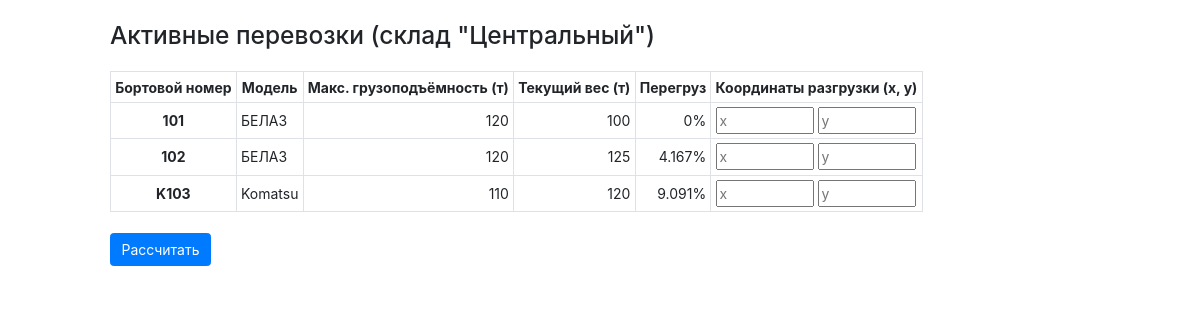
The page / on the database its author committed.
### app/models.py (models this page shows, shortened)
class Warehouse(models.Model):
    name = models.CharField('Название', max_length=255)
    polygon = models.TextField('Полигон (WKT)', blank=True, null=True)
    current_amount = models.IntegerField('Текущее кол-во руды (т)', blank=True, null=True)
    current_sio2 = models.IntegerField('Содержание SiO2 (%)', blank=True, null=True, validators=[MaxValueValidator(100)])
    current_fe = models.IntegerField('Содержание Fe (%)', blank=True, null=True, validators=[MaxValueValidator(100)])

class Shipping(models.Model):
    truck = models.ForeignKey(verbose_name='Самосвал', to=Truck, on_delete=models.RESTRICT)
    warehouse = models.ForeignKey(verbose_name='Склад', to=Warehouse, on_delete=models.RESTRICT)
    current_load = models.IntegerField('Текущая загрузка (т)', blank=True, null=True)
    current_sio2 = models.IntegerField('Содержание SiO2 (%)', blank=True, null=True, validators=[MaxValueValidator(100)])
    current_fe = models.IntegerField('Содержание Fe (%)', blank=True, null=True, validators=[MaxValueValidator(100)])
    def get_overload(self):
        load_copacity = self.truck.model.load_capacity
        overload = (self.current_load - load_copacity) / load_copacity * 100
        return max(0, round(overload, 3))

class Truck(models.Model):
    tail_number = models.CharField('Бортовой номер', max_length=255)
    model = models.ForeignKey(verbose_name='Модель', to=TruckModel, on_delete=models.RESTRICT)
    def __str__(self):
        return self.tail_number

class TruckModel(models.Model):
    name = models.CharField('Название', max_length=255)
    load_capacity = models.IntegerField('Грузоподъёмность (т)', blank=True, null=True)
    def __str__(self):
        return self.name

### app/views.py (the view, shortened to what this page needs)
# urls.py: 2. Add a URL to urlpatterns:  path('', views.home, name='home')
def home(request):
    shippings = Shipping.objects.all()
    warehouse = Warehouse.objects.first()
    return render(request, 'home.html', {
        'shippings': shippings,
        'warehouse': warehouse,
    })

### templates/home.html (shortened to what this page needs)
<!DOCTYPE html>
<html lang="en">
<head>
    <link rel="stylesheet" href="https://stackpath.bootstrapcdn.com/bootstrap/4.5.2/css/bootstrap.min.css">
</head>
<body>
    <main>
        <h3 class="mt-4">Активные перевозки (склад "{{ warehouse.name }}")</h3>
        <form action="." method="get" class="mt-4">
            <table class="table table-bordered table-sm table-fit-content">
                <tr>
                    <th>Бортовой номер</th>
                    <th>Модель</th>
                    <th>Макс. грузоподъёмность (т)</th>
                    <th>Текущий вес (т)</th>
                    <th>Перегруз</th>
                    <th>Координаты разгрузки (х, у)</th>
                </tr>
                {% for shipping in shippings %}
                    <tr>
                        <th>{{ shipping.truck }}</th>
                        <td>{{ shipping.truck.model }}</td>
                        <td class="text-right">{{ shipping.truck.model.load_capacity }}</td>
                        <td class="text-right">{{ shipping.current_load }}</td>
                        <td class="text-right">{{ shipping.get_overload }}%</td>
                        <td>
                            <input class="coordinate" type="number" required placeholder="x" name="{{ shipping.id }}x" value="{{ shipping.x|default:'' }}">
                            <input class="coordinate" type="number" required placeholder="y" name="{{ shipping.id }}y" value="{{ shipping.y|default:'' }}">
                        </td>
                    </tr>
                {% endfor %}
            </table>
            <div class="mt-4">
                <button class="btn btn-primary">Рассчитать</button>
            </div>
        </form>
    </main>
</body>
</html>

### templates/home.html (style rules this page uses)
html { font-size:14px; }
main { max-width:980px;margin:0 auto; }
.coordinate { width:98px; }
.table-fit-content { width:auto; }
.table-fit-content th { text-align:center; }
.table-fit-content td, .table-fit-content th { vertical-align:middle; }

### rows shown on the page
Warehouse: name "Центральный"
Shipping: truck "101", truck.model "БЕЛАЗ", truck.model.load_capacity "120", current_load "100", get_overload "0"
Shipping: truck "102", truck.model "БЕЛАЗ", truck.model.load_capacity "120", current_load "125", get_overload "4.167"
Shipping: truck "K103", truck.model "Komatsu", truck.model.load_capacity "110", current_load "120", get_overload "9.091"
